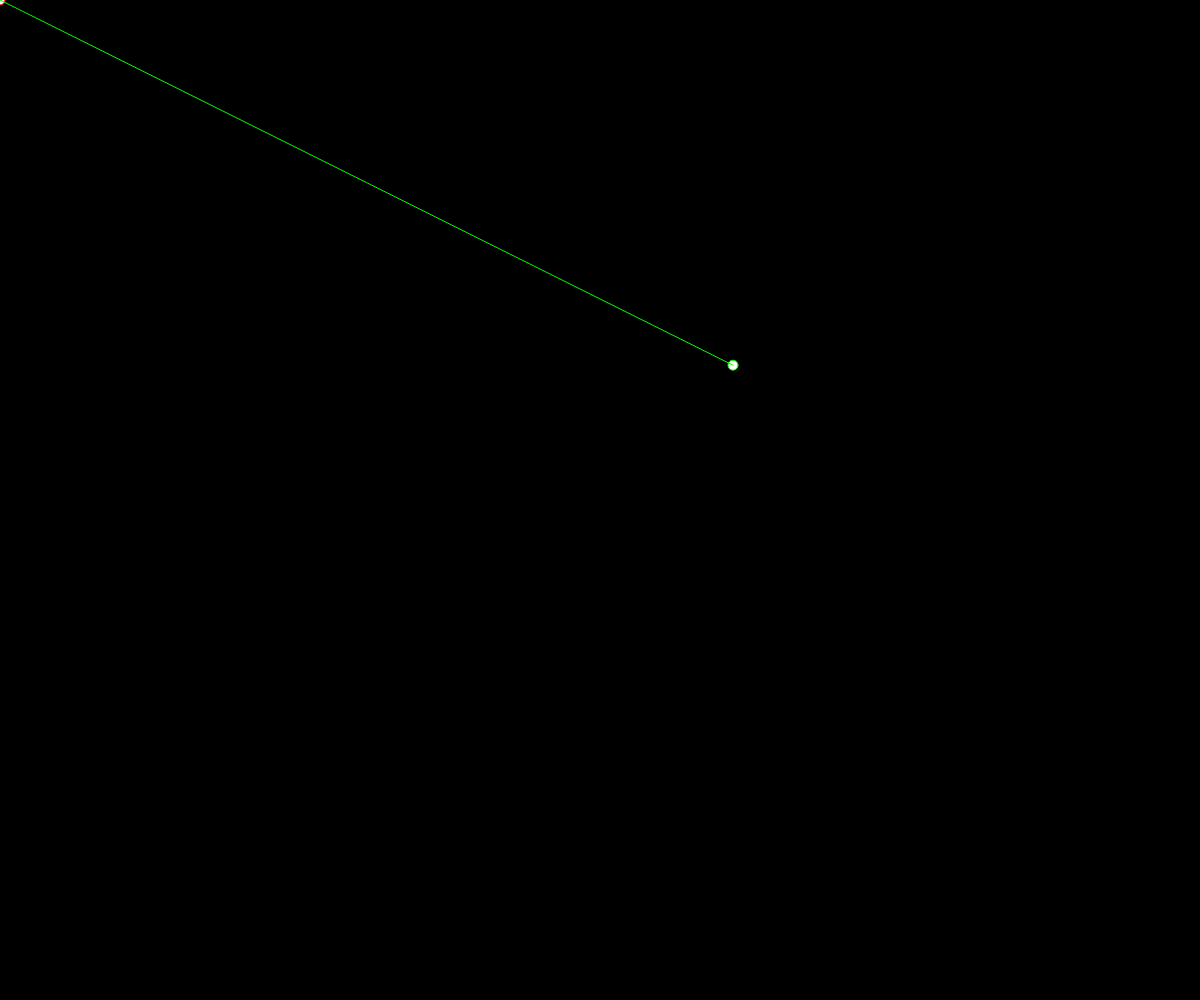
Frame 1 (no input)
Frame 60 (no input): blank canvas, image omitted
Frame 120 (the mouse pressed at the canvas centre since frame 60): blank canvas, image omitted

The p5.js sketch that drew this single still picture (run headless with seeded random() and noise() and a simulated clock; from frame 60 on, the mouse is pressed at the canvas centre):

// p5.js sketch
// ── sketch.js
function setup(){
	createCanvas(windowWidth,windowHeight);
}

function draw(){
	background(0);	
	translate(width/2, height/2);

	mouseX = -width/2  + mouseX;
	mouseY = -height/2 + mouseY;

	stroke(255,0,0);
	ellipse(mouseX, mouseY, 10, 10);

	//for (var i = 0; i < 100; i++) {
	var p = rotatePoint(mouseX, mouseY, map(60,0,360,0,TWO_PI));

	stroke(0,255,0);
	ellipse(p.x,p.y, 10, 10);	
	line(mouseX, mouseY, p.x,p.y);
	//}
}

function rotatePoint(x, y, angle) {
	x = x * cos(angle) - y * sin(angle);
	y = x * sin(angle) + y * cos(angle);

	return {x:x,y:y};
}
